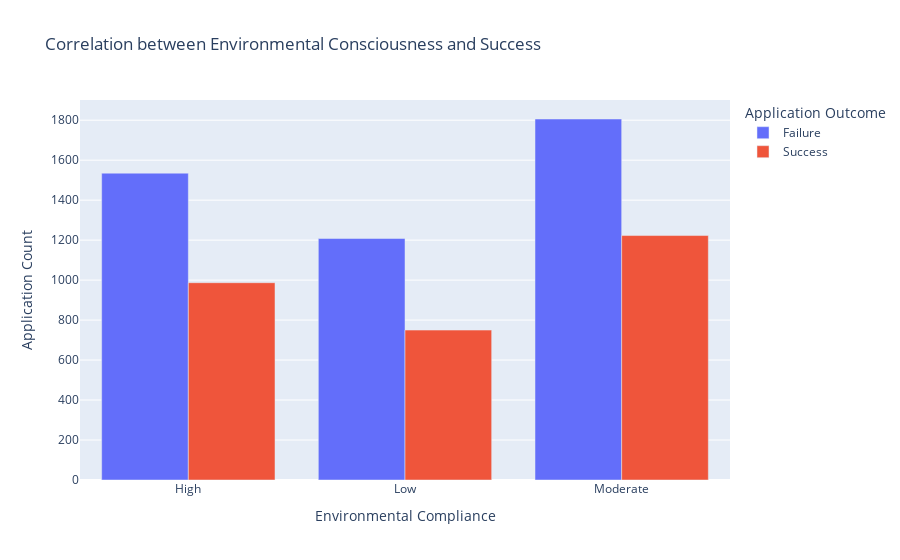

Notebook code for this chart:
### Code cell
import pandas as pd
import plotly.express as px

df= pd.read_csv(r"C:\Users\khhu9\Downloads\velorium_grant_data_unbalanced.csv")
df.dropna(axis=0,how='any',inplace=True)

outcome_counts = pd.crosstab(df['Environmental Compliance'], df['Application Outcome'])

outcome_counts = outcome_counts.reset_index()

outcome_counts = outcome_counts.melt(id_vars='Environmental Compliance', value_vars=['Failure', 'Success'],var_name='Application Outcome', 
                                     value_name='Application Count')

fig = px.bar(outcome_counts, x='Environmental Compliance', y='Application Count', color='Application Outcome', barmode='group',
             title='Correlation between Environmental Consciousness and Success')

fig.update_layout(height=500)
fig.show()

### Figure 1 — Plotly figure (JSON) as saved in the notebook; plotly's stock layout.template omitted (floating-point values rounded to 4 significant figures)
{"data": [{"alignmentgroup": "True", "hovertemplate": "Application Outcome=Failure<br>Environmental Compliance=%{x}<br>Application Count=%{y}<extra></extra>", "legendgroup": "Failure", "marker": {"color": "#636efa", "pattern": {"shape": ""}}, "name": "Failure", "offsetgroup": "Failure", "orientation": "v", "showlegend": true, "textposition": "auto", "type": "bar", "x": ["High", "Low", "Moderate"], "xaxis": "x", "y": [1535, 1208, 1806], "yaxis": "y"}, {"alignmentgroup": "True", "hovertemplate": "Application Outcome=Success<br>Environmental Compliance=%{x}<br>Application Count=%{y}<extra></extra>", "legendgroup": "Success", "marker": {"color": "#EF553B", "pattern": {"shape": ""}}, "name": "Success", "offsetgroup": "Success", "orientation": "v", "showlegend": true, "textposition": "auto", "type": "bar", "x": ["High", "Low", "Moderate"], "xaxis": "x", "y": [987, 750, 1223], "yaxis": "y"}], "layout": {"autosize": true, "barmode": "group", "legend": {"title": {"text": "Application Outcome"}, "tracegroupgap": 0}, "title": {"text": "Correlation between Environmental Consciousness and Success"}, "xaxis": {"anchor": "y", "autorange": true, "domain": [0, 1], "range": [-0.5, 2.5], "title": {"text": "Environmental Compliance"}, "type": "category"}, "yaxis": {"anchor": "x", "autorange": true, "domain": [0, 1], "range": [0, 1901.0], "title": {"text": "Application Count"}, "type": "linear"}}}
